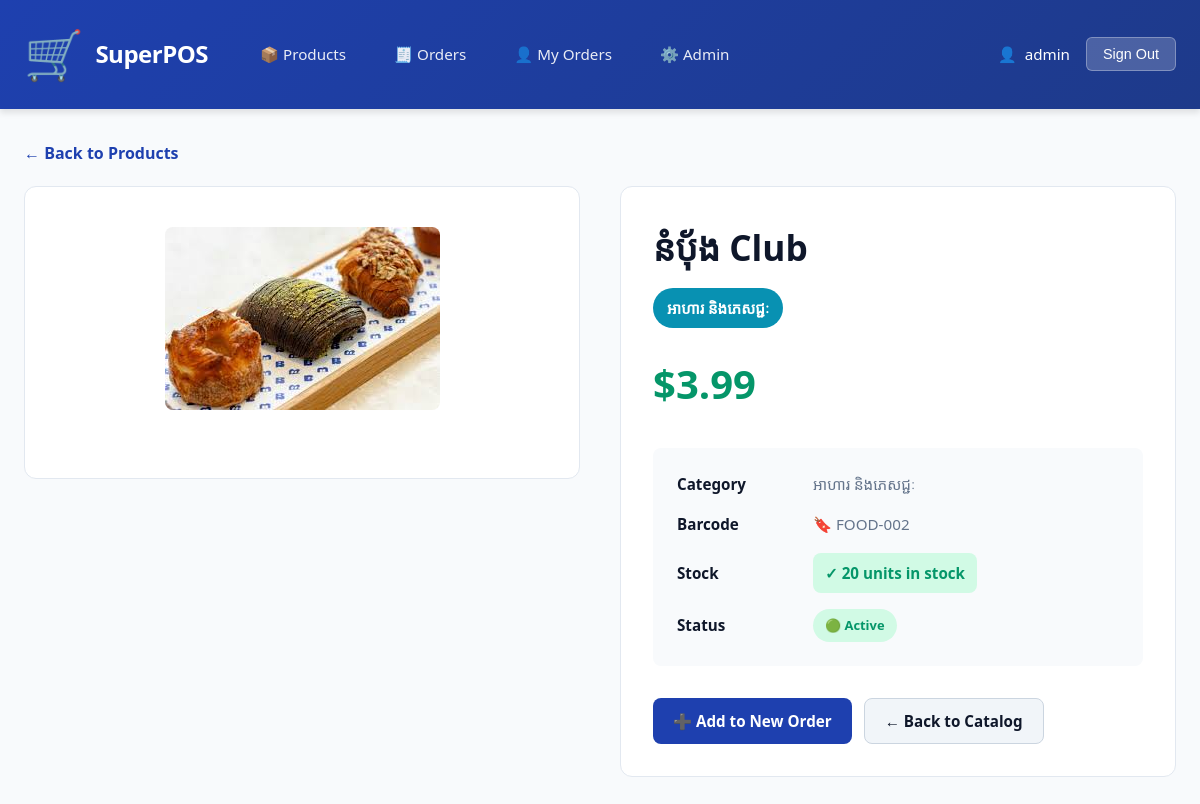
Page /sales/products/2/ (signed in) on the committed database.
### sales/models.py (models this page shows, shortened)
class Product(models.Model):
    CATEGORY_CHOICES = [
        ('food',        'អាហារ និងភេសជ្ជៈ'),
        ('electronics', 'អេឡិចត្រូនិក'),
        ('clothing',    'សម្លៀកបំពាក់'),
        ('household',   'គ្រឿងសង្ហារឹម'),
        ('other',       'ផ្សេងៗ'),
    ]
    name       = models.CharField(max_length=200)
    category   = models.CharField(max_length=20, choices=CATEGORY_CHOICES)
    price      = models.DecimalField(max_digits=8, decimal_places=2)   # ឧ. 12.99
    stock      = models.PositiveIntegerField(default=0)                # ចំនួនក្នុងស្តុក
    barcode    = models.CharField(max_length=50, unique=True, blank=True)
    is_active  = models.BooleanField(default=True)                     # លាក់ទំនិញឈប់លក់
    image      = models.ImageField(upload_to='products/', blank=True, null=True)  # ឯកសាររូបភាពផលិតផល
    class Meta:
        ordering = ['name']

### sales/views.py (the view)
# urls.py: path('products/<int:pk>/',     views.product_detail, name='product_detail'),
@login_required
def product_detail(request, pk):
    product = get_object_or_404(Product, pk=pk)
    return render(request, 'sales/product_detail.html', {'product': product})

### sales/templates/sales/product_detail.html (shortened to what this page needs)
{% extends "base.html" %}
{% block content %}
<a href="/sales/products/" class="back-nav">← Back to Products</a>
<div class="product-detail-wrapper">
    <div class="product-image-showcase">
        {% if product.image %}
            <img src="{{ product.image.url }}" alt="{{ product.name }}" class="product-image-large">
        {% else %}
            <div class="product-placeholder-large">📦</div>
        {% endif %}
    </div>
    <div class="product-details-section">
        <h1 class="product-name-detail">{{ product.name }}</h1>
        <span class="product-category-detail">{{ product.get_category_display }}</span>
        <div class="product-price-detail">${{ product.price }}</div>
        <div class="product-meta">
            <div class="meta-item">
                <div class="meta-label">Category</div>
                <div class="meta-value">{{ product.get_category_display }}</div>
            </div>
            {% if product.barcode %}
            <div class="meta-item">
                <div class="meta-label">Barcode</div>
                <div class="meta-value">🔖 {{ product.barcode }}</div>
            </div>
            {% endif %}
            <div class="meta-item">
                <div class="meta-label">Stock</div>
                <div class="meta-value">
                    {% if product.stock == 0 %}
                        <span class="stock-status out-of-stock">❌ Out of Stock</span>
                    {% elif product.stock <= 5 %}
                        <span class="stock-status low-stock">⚠️ Low Stock: {{ product.stock }} units</span>
                    {% else %}
                        <span class="stock-status in-stock">✓ {{ product.stock }} units in stock</span>
                    {% endif %}
                </div>
            </div>
            <div class="meta-item">
                <div class="meta-label">Status</div>
                <div class="meta-value">
                    {% if product.is_active %}
                        <span class="badge badge-success">🟢 Active</span>
                    {% else %}
                        <span class="badge badge-danger">🔴 Inactive</span>
                    {% endif %}
                </div>
            </div>
        </div>
        <div class="btn-group">
            <a href="/sales/orders/new/" class="btn btn-primary">
                ➕ Add to New Order
            </a>
            <a href="/sales/products/" class="btn" style="background: var(--bg-gray); color: var(--text-dark); border: 1px solid var(--border-gray);">
                ← Back to Catalog
            </a>
        </div>
    </div>
</div>
{% endblock %}

### sales/templates/base.html (shortened to what this page needs)
<!DOCTYPE html>
<html lang="km">
<head>
</head>
<body>
    <header>
        <div class="header-content">
            <div class="brand">
                <span class="brand-icon">🛒</span>
                <span>SuperPOS</span>
            </div>
            <nav class="main-nav">
                <a href="/sales/products/" {% if request.resolver_match.url_name == 'product_list' %}class="active"{% endif %}>📦 Products</a>
                <a href="/sales/orders/" {% if request.resolver_match.url_name == 'order_list' %}class="active"{% endif %}>🧾 Orders</a>
                <a href="/sales/orders/mine/" {% if request.resolver_match.url_name == 'my_orders' %}class="active"{% endif %}>👤 My Orders</a>
                <a href="/admin/" target="_blank">⚙️ Admin</a>
            </nav>
            <div class="user-menu">
                <div class="user-info">
                    <span>👤</span>
                    <span>{{ request.user.username }}</span>
                </div>
                <form method="post" action="/accounts/logout/" style="display:inline">
                    <button type="submit" class="logout-btn">Sign Out</button>
                </form>
            </div>
        </div>
    </header>
    <div class="container">
        {% block content %}{% endblock %}
    </div>
</body>
</html>

### sales/templates/base.html (style rules this page uses)
* { margin: 0; padding: 0; box-sizing: border-box; }
:root { --primary: #1e40af; --primary-dark: #1e3a8a; --primary-light: #3b82f6; --success: #059669; --success-light: #10b981; --danger: #dc2626; --warning: #f59e0b; --info: #0891b2; --bg-light: #f8fafc; --bg-gray: #f1f5f9; --text-dark: #0f172a; --text-gray: #64748b; --border-light: #e2e8f0; --border-gray: #cbd5e0; --shadow-sm: 0 1px 2px rgba(0, 0, 0, 0.05); --shadow-md: 0 4px 6px rgba(0, 0, 0, 0.1); --shadow-lg: 0 10px 15px rgba(0, 0, 0, 0.1); }
body { font-family: 'Segoe UI', Tahoma, Geneva, Verdana, sans-serif; background: var(--bg-light); color: var(--text-dark); line-height: 1.6; }
header { background: linear-gradient(135deg, var(--primary) 0%, var(--primary-dark) 100%); color: white; padding: 0; box-shadow: var(--shadow-md); position: sticky; top: 0; z-index: 100; }
.header-content { max-width: 1400px; margin: 0 auto; display: flex; justify-content: space-between; align-items: center; padding: 16px 24px; }
.brand { display: flex; align-items: center; gap: 12px; font-size: 1.5em; font-weight: 700; letter-spacing: -0.5px; }
.brand-icon { font-size: 2em; }
nav.main-nav { display: flex; gap: 24px; align-items: center; flex: 1; margin-left: 40px; }
nav.main-nav a { color: rgba(255, 255, 255, 0.9); text-decoration: none; font-weight: 500; font-size: 0.95em; transition: all 0.3s ease; padding: 8px 12px; border-radius: 6px; }
.user-menu { display: flex; align-items: center; gap: 16px; margin-left: auto; }
.user-info { display: flex; align-items: center; gap: 8px; font-size: 0.95em; }
.logout-btn { background: rgba(255, 255, 255, 0.2); border: 1px solid rgba(255, 255, 255, 0.3); color: white; padding: 8px 16px; border-radius: 6px; cursor: pointer; font-weight: 500; transition: all 0.3s ease; font-size: 0.9em; }
.container { max-width: 1400px; margin: 0 auto; padding: 32px 24px; }
.btn { display: inline-flex; align-items: center; gap: 8px; padding: 10px 20px; border: none; border-radius: 8px; font-weight: 600; cursor: pointer; transition: all 0.3s ease; font-size: 0.95em; text-decoration: none; white-space: nowrap; }
.btn-primary { background: var(--primary); color: white; }
.btn-group { display: flex; gap: 12px; flex-wrap: wrap; }
.badge { display: inline-block; padding: 6px 12px; border-radius: 20px; font-size: 0.85em; font-weight: 600; }
.badge-success { background: #d1fae5; color: var(--success); }

### sales/templates/sales/product_detail.html (style rules this page uses)
.product-detail-wrapper { display: grid; grid-template-columns: 1fr 1fr; gap: 40px; align-items: start; }
.product-image-showcase { background: white; border-radius: 12px; border: 1px solid var(--border-light); padding: 40px; text-align: center; position: sticky; top: 100px; }
.product-image-large { max-width: 100%; max-height: 500px; border-radius: 8px; margin-bottom: 20px; }
.product-details-section { background: white; border-radius: 12px; border: 1px solid var(--border-light); padding: 32px; }
.product-name-detail { font-size: 2.2em; font-weight: 700; color: var(--text-dark); margin-bottom: 12px; }
.product-category-detail { display: inline-block; padding: 8px 14px; background: var(--info); color: white; border-radius: 20px; font-size: 0.95em; font-weight: 600; margin-bottom: 24px; }
.product-price-detail { font-size: 2.5em; font-weight: 700; color: var(--success); margin-bottom: 8px; }
.product-meta { display: grid; gap: 16px; margin: 32px 0; padding: 24px; background: var(--bg-light); border-radius: 8px; }
.meta-item { display: grid; grid-template-columns: 120px 1fr; gap: 16px; align-items: center; }
.meta-label { font-weight: 600; color: var(--text-dark); font-size: 0.95em; }
.meta-value { color: var(--text-gray); font-size: 0.95em; }
.stock-status { display: inline-flex; align-items: center; gap: 8px; padding: 8px 12px; border-radius: 8px; font-weight: 600; }
.stock-status.in-stock { background: #d1fae5; color: var(--success); }
.back-nav { display: inline-flex; align-items: center; gap: 8px; color: var(--primary); text-decoration: none; font-weight: 600; margin-bottom: 20px; transition: all 0.3s ease; }

### rows in the picture
Product: image (picture), name "នំប៉័ង Club", category "អាហារ និងភេសជ្ជៈ", price "3.99", barcode "FOOD-002", stock "20"

### other values in the picture
{{ request.user.username }} "admin"
